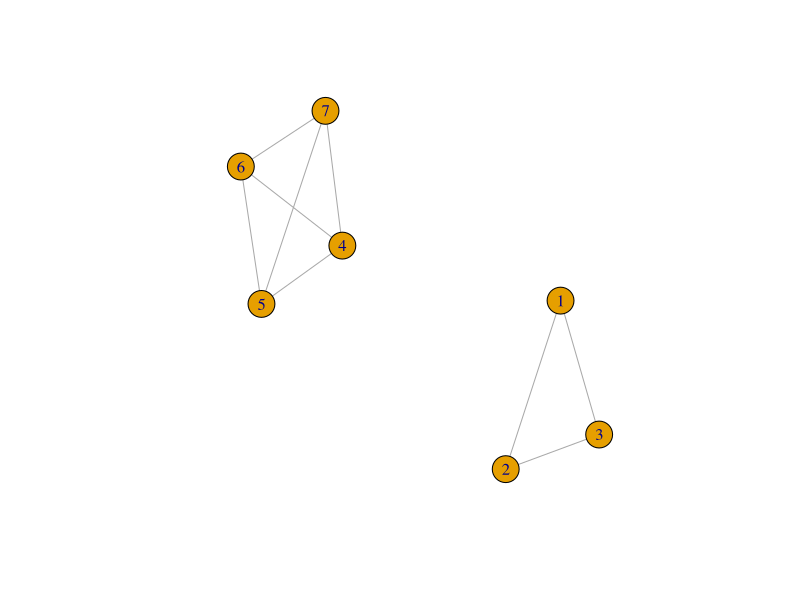

R code for this plot: (Note: this script raises an error after producing the figure.)
library("quantmod")
library("tseries")
library("urca")
library("igraph")

set.seed(123)

## Simulated cointegrated series

z1 <- rep(0, 10000)
for (i in 2:10000) z1[i] <- z1[i-1] + rnorm(1)

z2 <- rep(0, 10000)
for (i in 2:10000) z2[i] <- z2[i-1] + rnorm(1)




p2 <- q2 <- r2 <-w2<- rep(0, 10000)

p2 <- 0.3*z2 + rnorm(10000)
q2 <- 0.5*z2 + rnorm(10000)

r2 <- 0.9*z2 + rnorm(10000)
w2 <- 0.7*z2 + rnorm(10000)

jotest2=ca.jo(data.frame(p2,q2,r2,w2), type="trace", K=2, ecdet="none", spec="longrun")
summary(jotest2)

r=0
if (jotest2@teststat[4]>jotest2@cval[[12]]) {print("No-CoIntegration is rejected... Wait for next comment  ") ; r=1}
if (jotest2@teststat[3]>jotest2@cval[[11]]) {print("There are atleast two cointegrated pairs (r>1)... Wait for next comment  ");r=2}
if (jotest2@teststat[2]>jotest2@cval[[10]]) {print("There are atleast three cointegrated pairs (r>2)... Wait for next comment  ");r=3}
if (jotest2@teststat[1]>jotest2@cval[[9]]) {print("There are atleast three cointegrated pairs (r>3)... Wait for next comment  ");r=4}

r
#
beta<-jotest2@V[,(4-r)]

s2 = beta[1]*p2 + beta[2]*q2 +beta[3]*r2+beta[4]*w2

p<-summary(ur.df(s2,type="none",selectlags = "AIC"))


if (p@teststat[1] < p@cval[1]) {print("stationary")}
if (p@teststat[1] >= p@cval[1]) {print("non - stationary")}
if (p@teststat[1] >= p@cval[2]) {print("non - stationary")}
if (p@teststat[1] >= p@cval[3]) {print("non - stationary")}





######

p1 <- q1 <- r1 <- rep(0, 10000)

p1 <- 0.2*z1 + rnorm(10000)
q1 <- 0.6*z1 + rnorm(10000)
r1 <- 0.8*z1 + rnorm(10000)

jotest1=ca.jo(data.frame(p1,q1,r1), type="trace", K=2, ecdet="none", spec="longrun")
summary(jotest1)

s1 = 1.000*p1 + 1.791324*q1 - 1.717271*r
#plot(s1, type="l")

#adf.test(s1)


#The Dickey-Fuller test statistic is very low, providing a low p-value and hence evidence to reject the null hypothesis of a unit root and thus evidence we have a stationary series formed from a linear combination.


# ADF test for stationarity
p<-summary(ur.df(s1,type="none",selectlags = "AIC"))

p@teststat[1]
if (p@teststat[1] < p@cval[1]) {print("stationary")}
if (p@teststat[1] >= p@cval[1]) {print("non - stationary")}
if (p@teststat[1] >= p@cval[2]) {print("non - stationary")}
if (p@teststat[1] >= p@cval[3]) {print("non - stationary")}



#### PRoblem to solve

jotest=ca.jo(data.frame(p1,q1,r1,p2,r2,q2,w2), type="trace", K=2, ecdet="none", spec="longrun")
summary(jotest)

y=c(1,1,1,2,2,2,2)


jotest@V

I33<-diag(3)
j33<-matrix(1,nrow=3,ncol=3)-I33
I44<-diag(4)
j44<-matrix(1,nrow=4,ncol=4)-I44

beta<-matrix(0,nrow=7,ncol=7)
beta2<-matrix(0,nrow=7,ncol=7)

beta[1:3,1:3]<-j33

beta[4:7,4:7]<-j44

beta2[1:3,1:3]<-matrix(1,nrow=3,ncol=3)

beta2[4:7,4:7]<-matrix(1,nrow=4,ncol=4)

beta2

g1 <- as.undirected(graph_from_adjacency_matrix( beta))

plot(g1)



###

X<-solve(jotest@V)%*%beta

round(jotest@V %*% X)

df<-data.frame(p1,q1,r1,p2,r2,q2,w2)

solve(var(data.frame(p1,q1,r1,p2,r2,q2,w2)))%*%alpha

pca<-prcomp(df,center = TRUE,scale. = TRUE)
pca$rotation %*% X 






#df<-data.frame(p1,q1,r1,p2,r2,q2,w2)